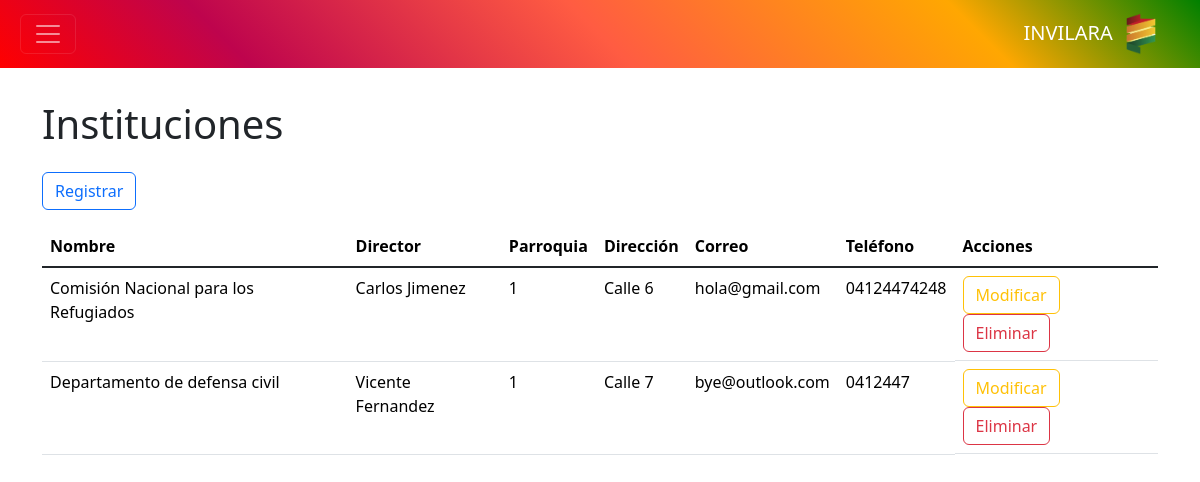
/controlador/institucion.php, run on an earlier commit of the app's database.
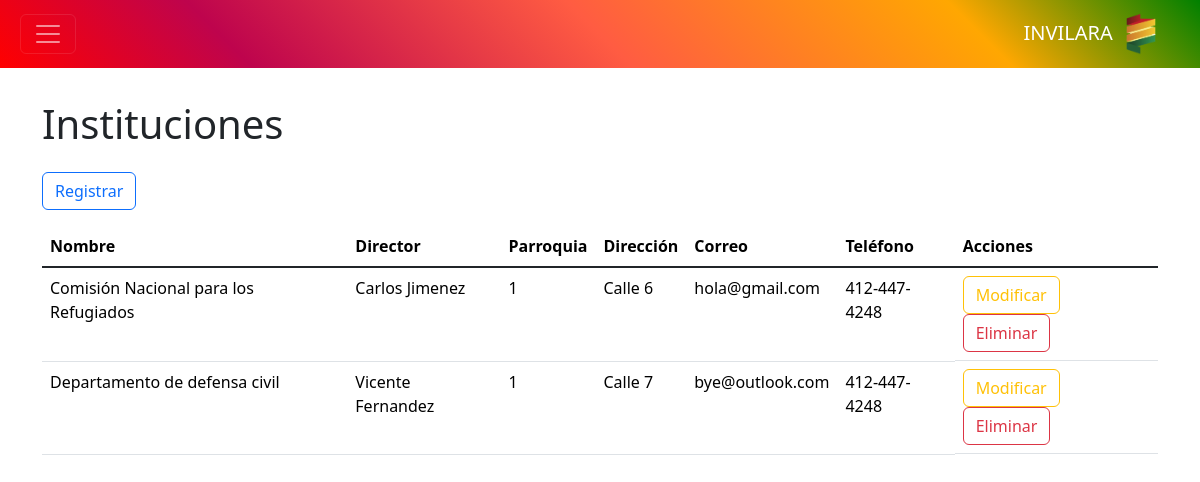
And on a later commit of the database.
### tables this page shows
CREATE TABLE `institucion` (
  `id` int NOT NULL AUTO_INCREMENT,
  `id_parroquia` int DEFAULT NULL,
  `nombre` text,
  `nombre_director` text,
  `correo` text,
  `telefono` text,
  `direccion` text,
  PRIMARY KEY (`id`) USING BTREE,
  KEY `institucion_parroquia_FK` (`id_parroquia`),
  CONSTRAINT `institucion_parroquia_FK` FOREIGN KEY (`id_parroquia`) REFERENCES `parroquia` (`id`) ON DELETE SET NULL ON UPDATE CASCADE
);

### controlador/institucion.php (called while the page is built, shortened)
<?php
require_once "modelo/institucion.php";
$modelo = new Institucion();
$datos = $modelo->consultar();
require_once "vista/institucion.php";
?>

### modelo/base_datos.php (called while the page is built)
<?php
class BaseDatos
{
    private $host = "localhost";
    private $dbname = "invilara";
    private $usuario = "root";
    private $contrasena = "";
    public function conexion()
    {
        $dsn = "mysql" . ":" . "host=" . $this->host . ";" . "dbname=" . $this->dbname . ";";
        $pdo = new PDO($dsn, $this->usuario, $this->contrasena);
        $pdo->setAttribute(PDO::ATTR_ERRMODE, PDO::ERRMODE_EXCEPTION);
        return $pdo;
    }
}
?>

### modelo/institucion.php (called while the page is built, shortened)
<?php
require_once "modelo/base_datos.php";
class Institucion extends BaseDatos
{
    private $tabla = "institucion";
    public function consultar()
    {
        $result = $this->conexion()->query("SELECT * FROM {$this->tabla}");
        return $result;
    }
}
?>

### vista/institucion.php (the view, shortened to what this page needs)
<?php require_once "vista/componentes/encabezado.php"; ?>
<?php require_once "vista/componentes/barra.php"; ?>
<main class="container" id="crud">
	<h1>Instituciones</h1>
	<button class="btn btn-outline-primary my-3" value="insertar">Registrar</button>
	<div class="table-responsive">
		<table class="table table-hover">
			<thead>
				<tr>
					<th>Nombre</th>
					<th>Director</th>
					<th>Parroquia</th>
					<th>Dirección</th>
					<th>Correo</th>
					<th>Teléfono</th>
					<th>Acciones</th>
				</tr>
			</thead>
			<tbody class="table-group-divider">
				<?php foreach ($datos as $d): ?>
					<tr>
						<td><?php echo $d["nombre"] ?></td>
						<td><?php echo $d["nombre_director"] ?></td>
						<td><?php echo $d["id_parroquia"] ?></td>
						<td><?php echo $d["direccion"] ?></td>
						<td><?php echo $d["correo"] ?></td>
						<td><?php echo $d["telefono"] ?></td>
						<td class="d-grid d-md-block gap-2">
							<button class="btn btn-outline-warning" value="modificar">Modificar</button>
							<button class="btn btn-outline-danger" value="eliminar" data-bs-toggle="modal"
								data-bs-target="#modal-eliminacion">Eliminar</button>
						</td>
					</tr>
				<?php endforeach ?>
			</tbody>
		</table>
	</div>
</main>

What changed in the data, as far as the page shows it:
changed institucion "Comisión Nacional para los Refugiados": telefono "04124474248" → "412-447-4248"
changed institucion "Departamento de defensa civil": telefono "0412447" → "412-447-4248"
